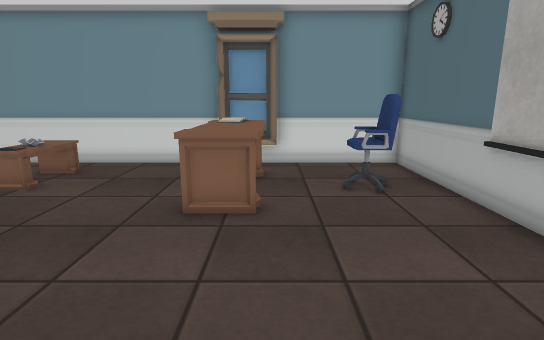
View 1 (above)

12 first-person views from a walk through a 3-D level made in the Unity game engine. The camera is 1.2 m above the floor, tilts 12° down and sees 80° across. The floor is counted in squares, 0.5 m on a side. Each view is taken from the middle of a square. On the plan, view 1 faces up. The plan holds only what a view shows up to about 20 squares ahead; the rest is blank. Some animated figures are left out. Some surface patterns are stand-ins.

View 2
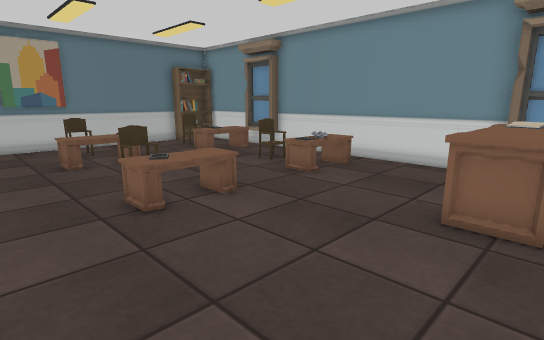

View 3
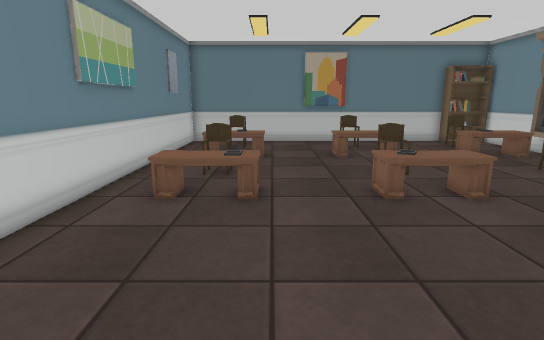

View 4
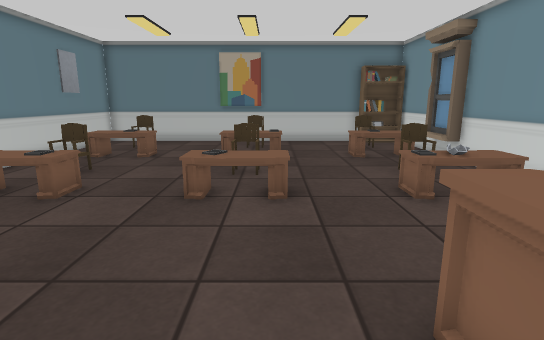

View 5
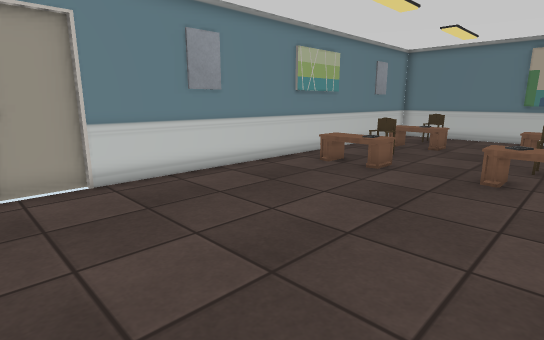

View 6
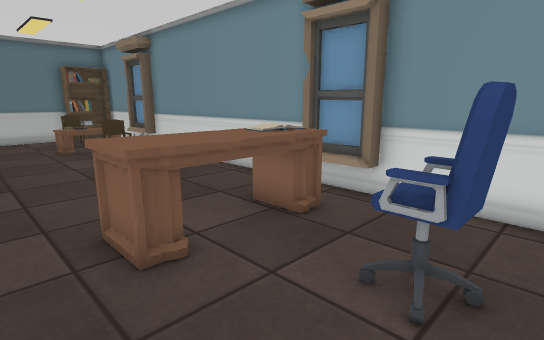

View 7
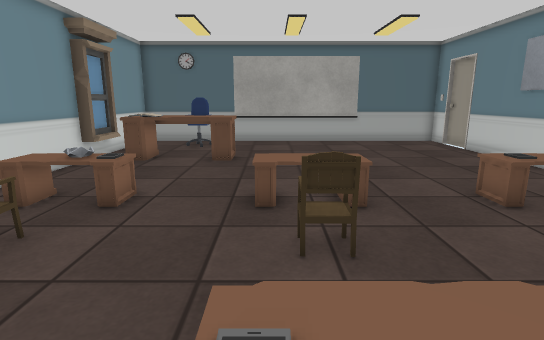

View 8
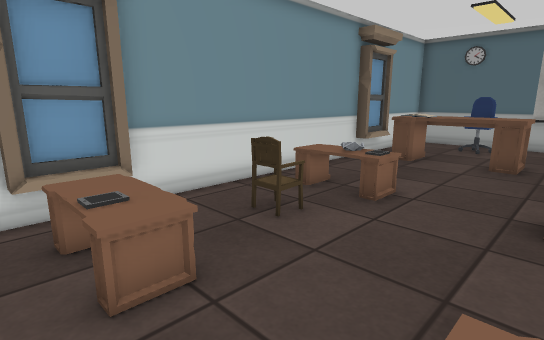

View 9
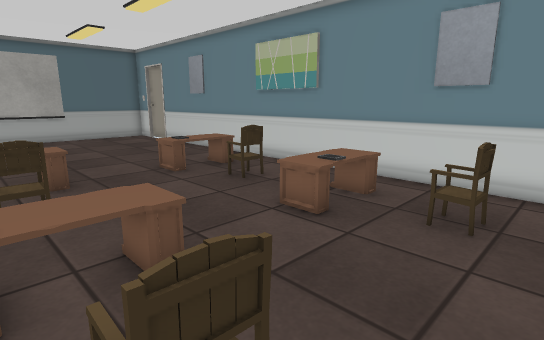

View 10
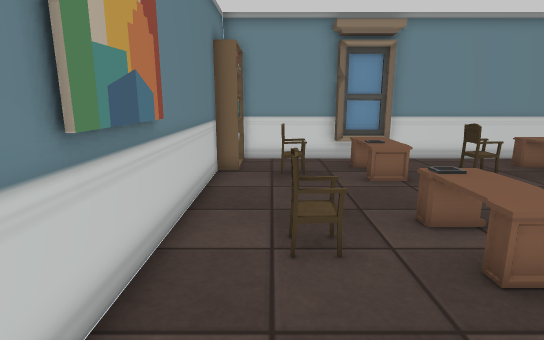

View 11
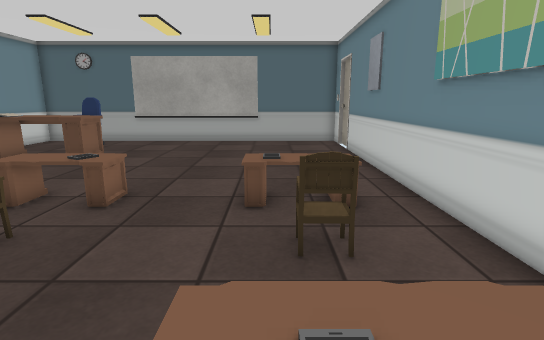

View 12
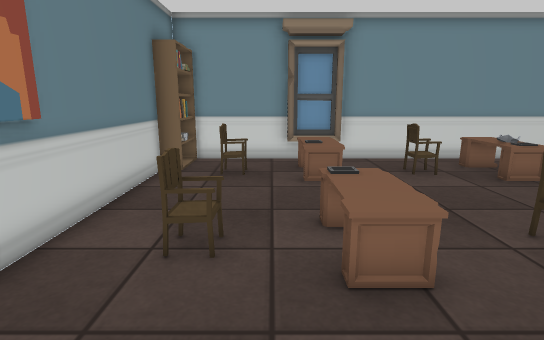

### Floor plan
Key: @ floor where view 1 was taken; # wall or solid block; . floor; B books; E desk; K bookshelf; C chair; P phone; O other object.
Columns run from 19 left of view 1 to 5 right of it. Each row starts with its distance up from view 1.
 13 K########################
 12 KK...###.........###....#
 11 KK...OO.....O....EBE....#
 10 #KCO.PO..C..O....BBE..O.#
  9 #....OO.....O....EEE.OO.#
  8 #................EEE..O.#
  7 #................EEE....#
  6 #.......................#
  5 #....OO.....O...........#
  4 #.CO..O..C..O...........#
  3 #....OO.....O...........#
  2 #.......................#
  1 #.......................#
  0 #..................@....#
 -1 #....PO..C..O...........#
 -2 #.CO..O..C..O...........#
 -3 #.......................#
 -4 #.......................#
 -5 #########################

Positions as (right, up) in squares from view 1, and headings:
1: (0, 0), facing up
2: (0, 0), facing up-left
3: (1, 0), facing left
4: (1, 5), facing left
5: (4, 5), facing down-left
6: (4, 5), facing up-left
7: (-15, 5), facing right
8: (-15, 5), facing up-right
9: (-18, 5), facing down-right
10: (-17, -1), facing up
11: (-15, -1), facing right
12: (-15, -1), facing up
